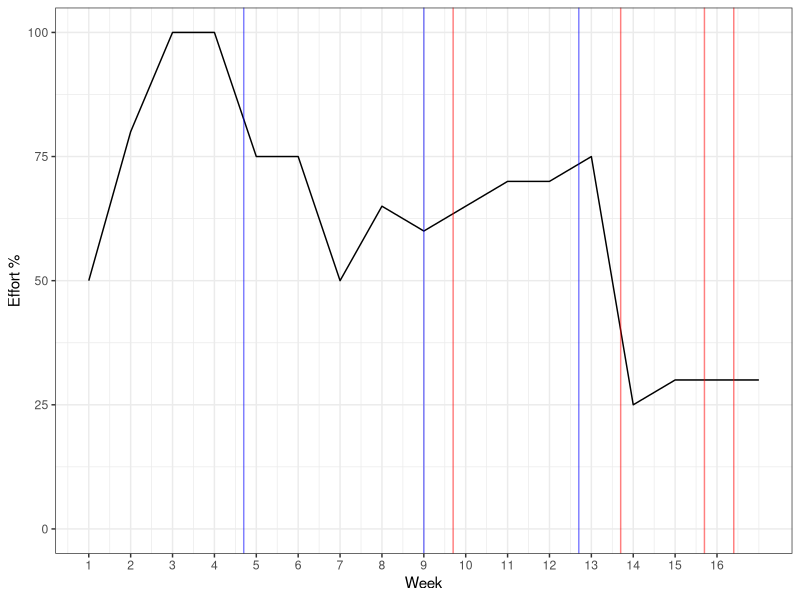
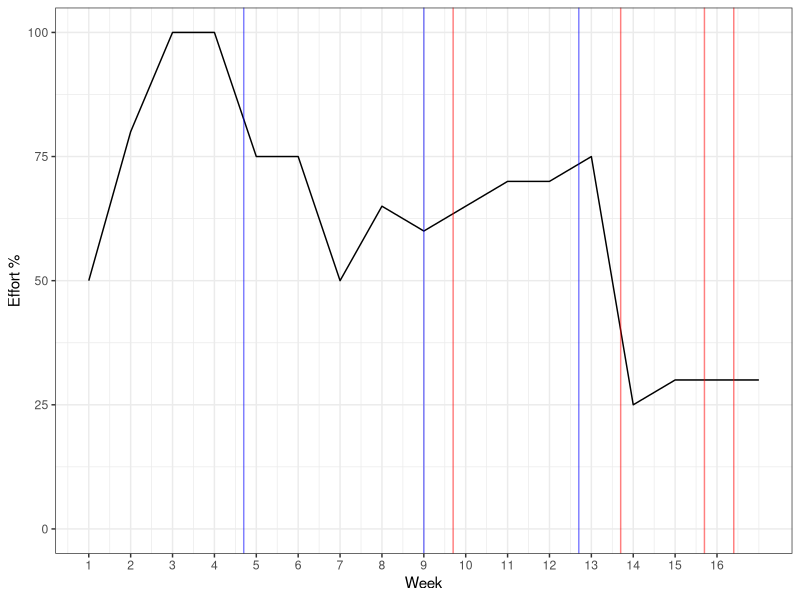

These charts were generated, in order, by the following R code:
dat <- data.frame(week = seq(1,17),
                  effort = c(50,80,100,100,75,75,50,65,60,65,70,70,75,25,30,30,30))

library(ggplot2)
ggplot(dat, aes(week, effort)) + geom_line() + 
  geom_vline(xintercept = 4.7, col = "blue", alpha = 0.5) +
  #geom_vline(xintercept = 7, col = "blue", alpha = 0.5) +
  geom_vline(xintercept = 9, col = "blue", alpha = 0.5) +
  geom_vline(xintercept = 9.7, col = "red", alpha = 0.5) +
  geom_vline(xintercept = 12.7, col = "blue", alpha = 0.5) +
  geom_vline(xintercept = 13.7, col = "red", alpha = 0.5) +
  #geom_vline(xintercept = 15, col = "blue", alpha = 0.5) +
  geom_vline(xintercept = 15.7, col = "red", alpha = 0.5) +
  geom_vline(xintercept = 16.4, col = "red", alpha = 0.5) +
  xlab("Week") + ylab("Effort %") + 
  ylim(0,100) + 
  scale_x_continuous(breaks = seq(1,16)) +
  theme_bw()
ggsave("course_effort.pdf", last_plot(), height = 3, width = 7.5)
